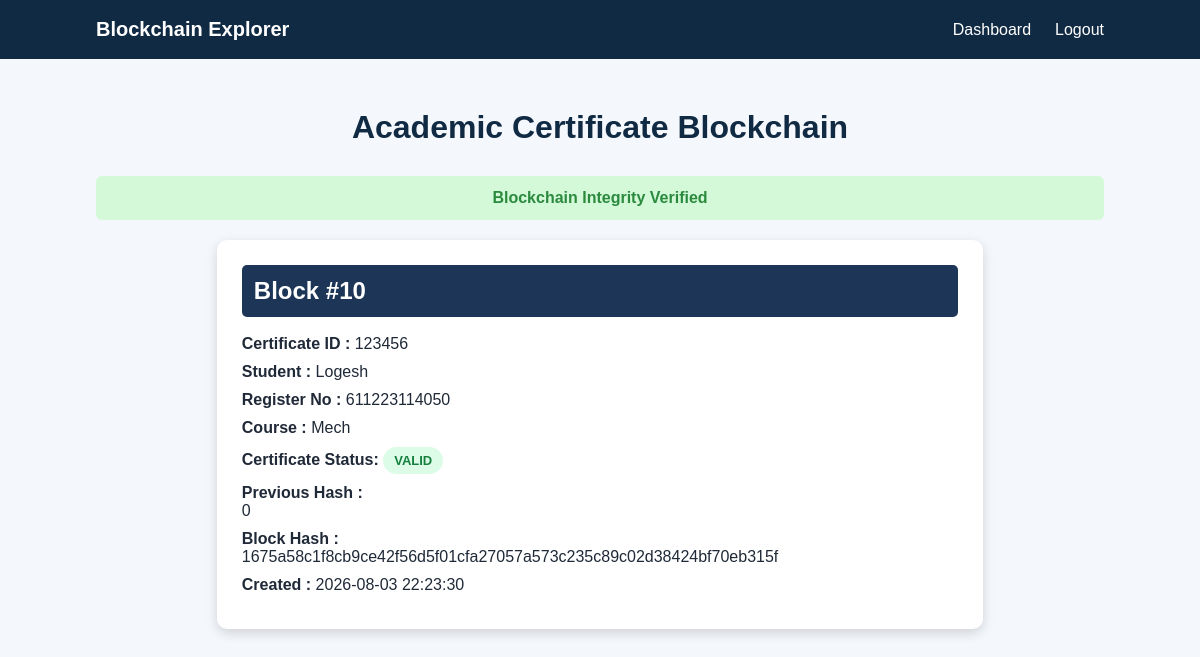
Page /blockchain (signed in) on the earlier database version.
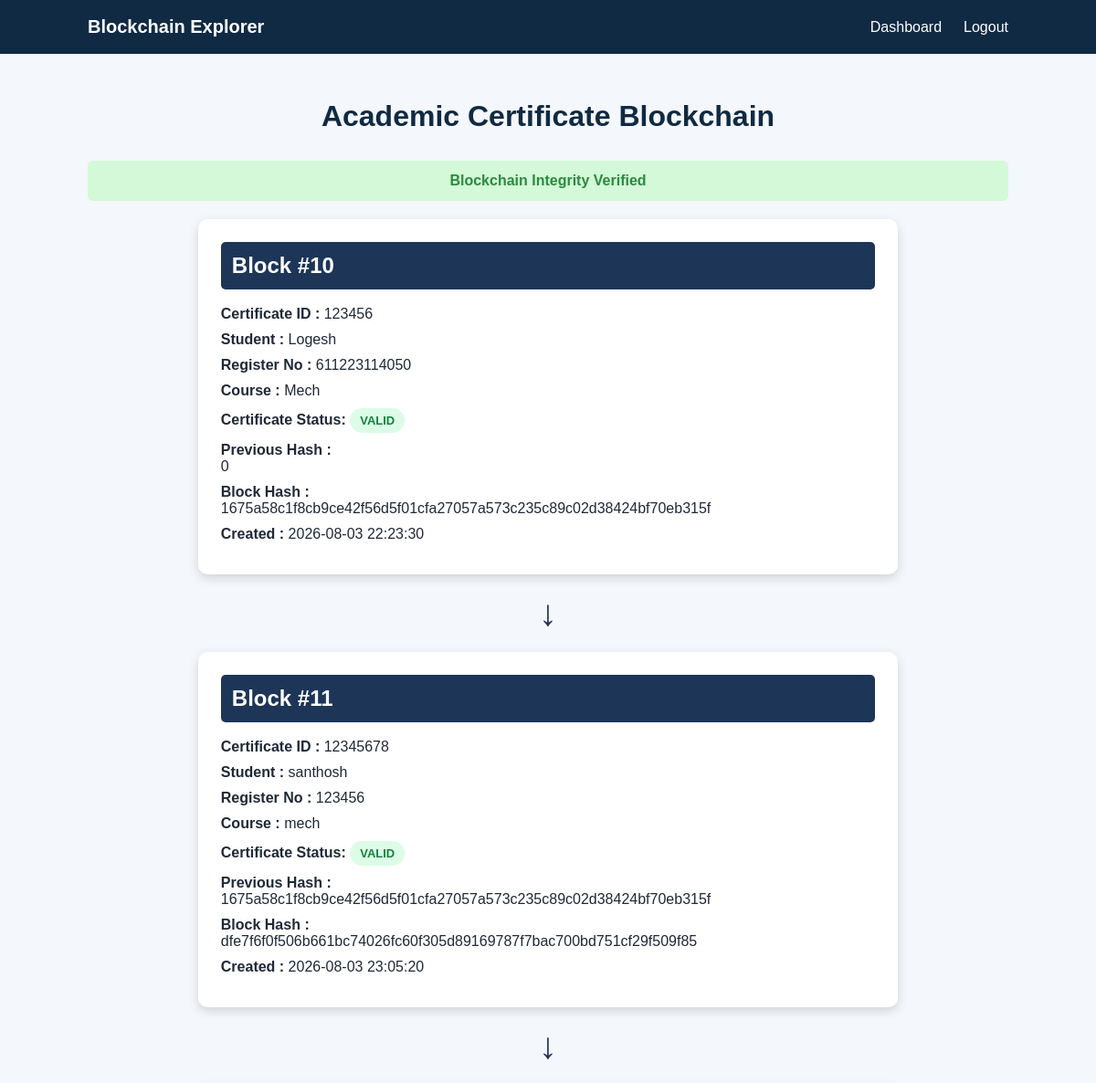
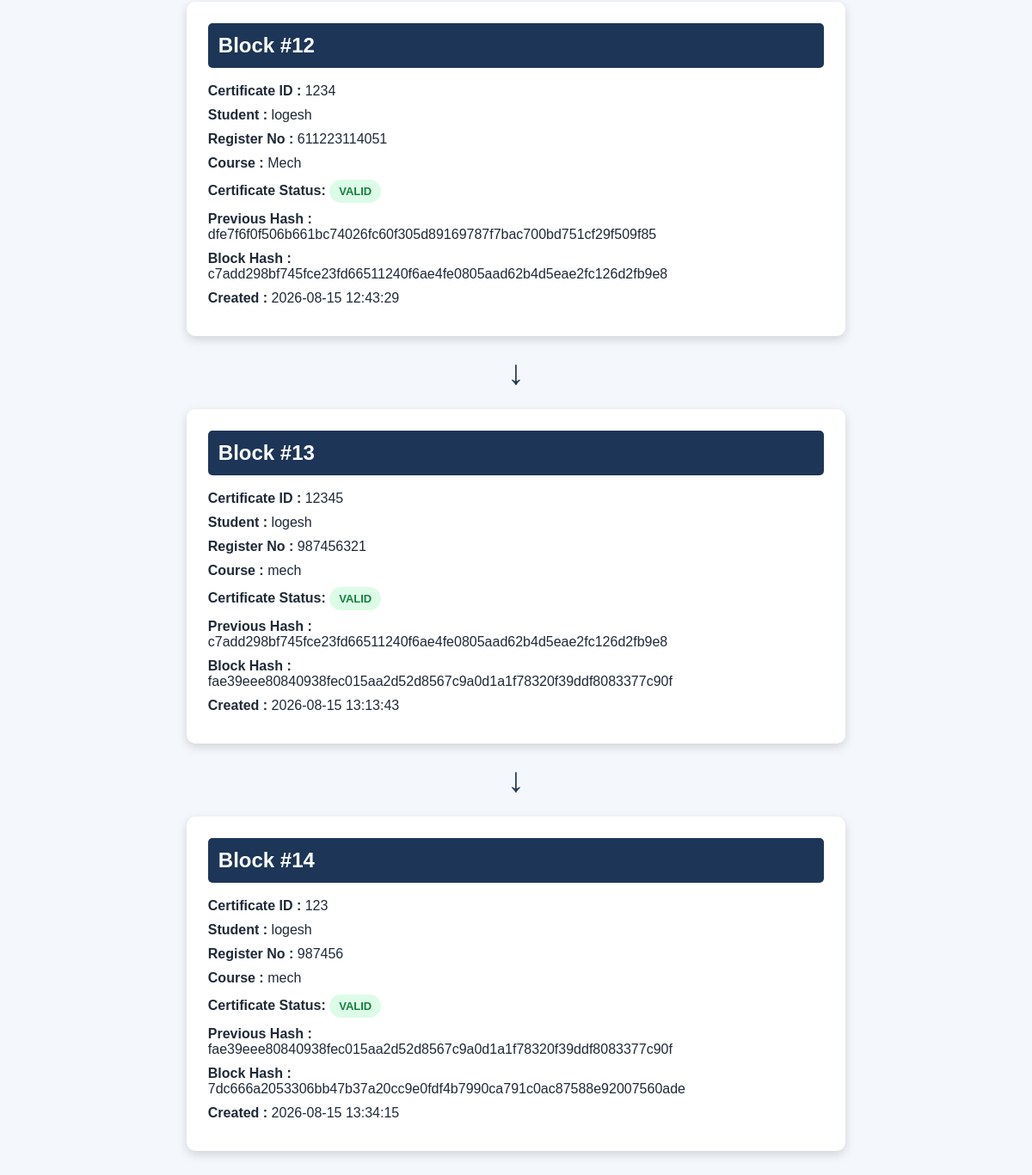
Same page on the later database version (2 pictures, top to bottom).
### tables this page shows
CREATE TABLE certificates (
            id INTEGER PRIMARY KEY AUTOINCREMENT,
            certificate_id TEXT UNIQUE NOT NULL,
            student_name TEXT NOT NULL,
            register_number TEXT NOT NULL,
            course TEXT NOT NULL,
            institution TEXT NOT NULL,
            issue_date TEXT NOT NULL,
            file_name TEXT NOT NULL,
            qr_code TEXT NOT NULL,
            certificate_hash TEXT NOT NULL,
            previous_hash TEXT NOT NULL,
            block_hash TEXT NOT NULL,
            created_at TEXT NOT NULL
        , status TEXT NOT NULL DEFAULT 'VALID', revoked_at TEXT, admin_id INTEGER);

### app.py (the view)
@app.route("/blockchain")
def blockchain_records():
    if "admin" not in session:
        return redirect(url_for("login"))
    certificates = get_all_certificates()
    chain_valid = verify_blockchain_integrity()
    return render_template(
        "blockchain.html",
        certificates=certificates,
        chain_valid=chain_valid
    )

### blockchain.py (called while the page is built)
def generate_block_hash(
    certificate_id,
    student_name,
    register_number,
    course,
    institution,
    issue_date,
    certificate_hash,
    previous_hash,
    timestamp
):
    block_data = {
        "certificate_id": certificate_id,
        "student_name": student_name,
        "register_number": register_number,
        "course": course,
        "institution": institution,
        "issue_date": issue_date,
        "certificate_hash": certificate_hash,
        "previous_hash": previous_hash,
        "timestamp": timestamp
    }
    block_string = json.dumps(
        block_data,
        sort_keys=True
    ).encode()
    return hashlib.sha256(block_string).hexdigest()

### database.py (called while the page is built)
def get_connection():
    connection = sqlite3.connect(DATABASE_NAME)
    connection.row_factory = sqlite3.Row
    return connection

def get_all_certificates():
    connection = get_connection()
    cursor = connection.cursor()
    cursor.execute(
        """
        SELECT *
        FROM certificates
        ORDER BY id ASC
        """
    )
    certificates = cursor.fetchall()
    connection.close()
    return certificates

def verify_blockchain_integrity():
    certificates = get_all_certificates()
    previous_hash = "0"
    for certificate in certificates:
        recalculated_hash = generate_block_hash(
            certificate["certificate_id"],
            certificate["student_name"],
            certificate["register_number"],
            certificate["course"],
            certificate["institution"],
            certificate["issue_date"],
            certificate["certificate_hash"],
            certificate["previous_hash"],
            certificate["created_at"]
        )
        if certificate["previous_hash"] != previous_hash:
            return False
        if certificate["block_hash"] != recalculated_hash:
            return False
        previous_hash = certificate["block_hash"]
    return True

### templates/blockchain.html (shortened to what this page needs)
<!DOCTYPE html>
<html>
<head>
<link
rel="stylesheet"
href="{{ url_for('static', filename='style.css') }}"
>
</head>
<body>
<header class="navbar">
<div class="logo">
Blockchain Explorer
</div>
<nav>
<a href="/dashboard">
Dashboard
</a>
<a href="/logout">
Logout
</a>
</nav>
</header>
<div class="blockchain-section">
<h1>Academic Certificate Blockchain</h1>
{% if chain_valid %}
<div class="success-message">
Blockchain Integrity Verified
</div>
{% else %}
<div class="error-message">
Blockchain Integrity Failed
</div>
{% endif %}
<div class="chain-container">
{% for certificate in certificates %}
<div class="block-card">
<h2>
Block #{{ certificate["id"] }}
</h2>
<p>
<strong>Certificate ID :</strong>
{{ certificate["certificate_id"] }}
</p>
<p>
<strong>Student :</strong>
{{ certificate["student_name"] }}
</p>
<p>
<strong>Register No :</strong>
{{ certificate["register_number"] }}
</p>
<p>
<strong>Course :</strong>
{{ certificate["course"] }}
</p>
<p>
    <strong>Certificate Status:</strong>
    {% if certificate["status"] == "REVOKED" %}
        <span class="status-revoked">
            REVOKED
        </span>
    {% else %}
        <span class="status-valid">
            VALID
        </span>
    {% endif %}
</p>
<p>
<strong>Previous Hash :</strong>
<br>
{{ certificate["previous_hash"] }}
</p>
<p>
<strong>Block Hash :</strong>
<br>
{{ certificate["block_hash"] }}
</p>
<p>
<strong>Created :</strong>
{{ certificate["created_at"] }}
</p>
</div>
{% if not loop.last %}
<div class="arrow">
↓
</div>
{% endif %}
{% endfor %}
</div>
</div>
</body>
</html>

### static/style.css (style rules this page uses)
* { margin: 0; padding: 0; box-sizing: border-box; }
body { font-family: Arial, sans-serif; background: #f4f7fb; color: #1f2937; }
.navbar { background: #102a43; color: white; padding: 18px 8%; display: flex; justify-content: space-between; align-items: center; }
.logo { font-size: 20px; font-weight: bold; }
.navbar nav { display: flex; gap: 24px; }
.navbar a { color: white; text-decoration: none; font-weight: 500; }
.success-message { background: #d3f9d8; color: #2b8a3e; padding: 13px; border-radius: 6px; margin-bottom: 18px; text-align: center; font-weight: bold; }
.blockchain-section { min-height: 85vh; padding: 50px 8%; }
.blockchain-section > h1 { text-align: center; color: #102a43; margin-bottom: 30px; }
.block-card { background: white; padding: 25px; border-radius: 10px; box-shadow: 0 4px 14px rgba(0, 0, 0, 0.08); }
.block-card h2 { color: #1d4ed8; margin-bottom: 18px; }
.block-card p { margin-bottom: 10px; }
.chain-container { width:80%; margin:auto; }
.block-card { background:white; padding:25px; margin:20px; border-radius:10px; box-shadow:0 4px 12px rgba(0,0,0,0.15); }
.block-card h2 { background:#1d3557; color:white; padding:12px; border-radius:5px; }
.arrow { text-align:center; font-size:40px; color:#1d3557; }
.status-valid { display: inline-block; padding: 6px 11px; background: #dcfce7; color: #15803d; border-radius: 20px; font-size: 13px; font-weight: bold; }

Differences in the rows shown:
shown differently, row unchanged: certificates "Logesh": now shows "↓"
added certificates: id "11", certificate_id "12345678", student_name "santhosh", register_number "123456", course "mech", status "VALID", previous_hash "1675a58c1f8cb9ce42f56d5f01cfa27057a573c235c89c02d38424bf70eb315f", block_hash "dfe7f6f0f506b661bc74026fc60f305d89169787f7bac700bd751cf29f509f85", created_at "2026-08-03 23:05:20"
added certificates: id "12", certificate_id "1234", student_name "logesh", register_number "611223114051", course "Mech", status "VALID", previous_hash "dfe7f6f0f506b661bc74026fc60f305d89169787f7bac700bd751cf29f509f85", block_hash "c7add298bf745fce23fd66511240f6ae4fe0805aad62b4d5eae2fc126d2fb9e8", created_at "2026-08-15 12:43:29"
added certificates: id "13", certificate_id "12345", student_name "logesh", register_number "987456321", course "mech", status "VALID", previous_hash "c7add298bf745fce23fd66511240f6ae4fe0805aad62b4d5eae2fc126d2fb9e8", block_hash "fae39eee80840938fec015aa2d52d8567c9a0d1a1f78320f39ddf8083377c90f", created_at "2026-08-15 13:13:43"
added certificates: id "14", certificate_id "123", student_name "logesh", register_number "987456", course "mech", status "VALID", previous_hash "fae39eee80840938fec015aa2d52d8567c9a0d1a1f78320f39ddf8083377c90f", block_hash "7dc666a2053306bb47b37a20cc9e0fdf4b7990ca791c0ac87588e92007560ade", created_at "2026-08-15 13:34:15"
